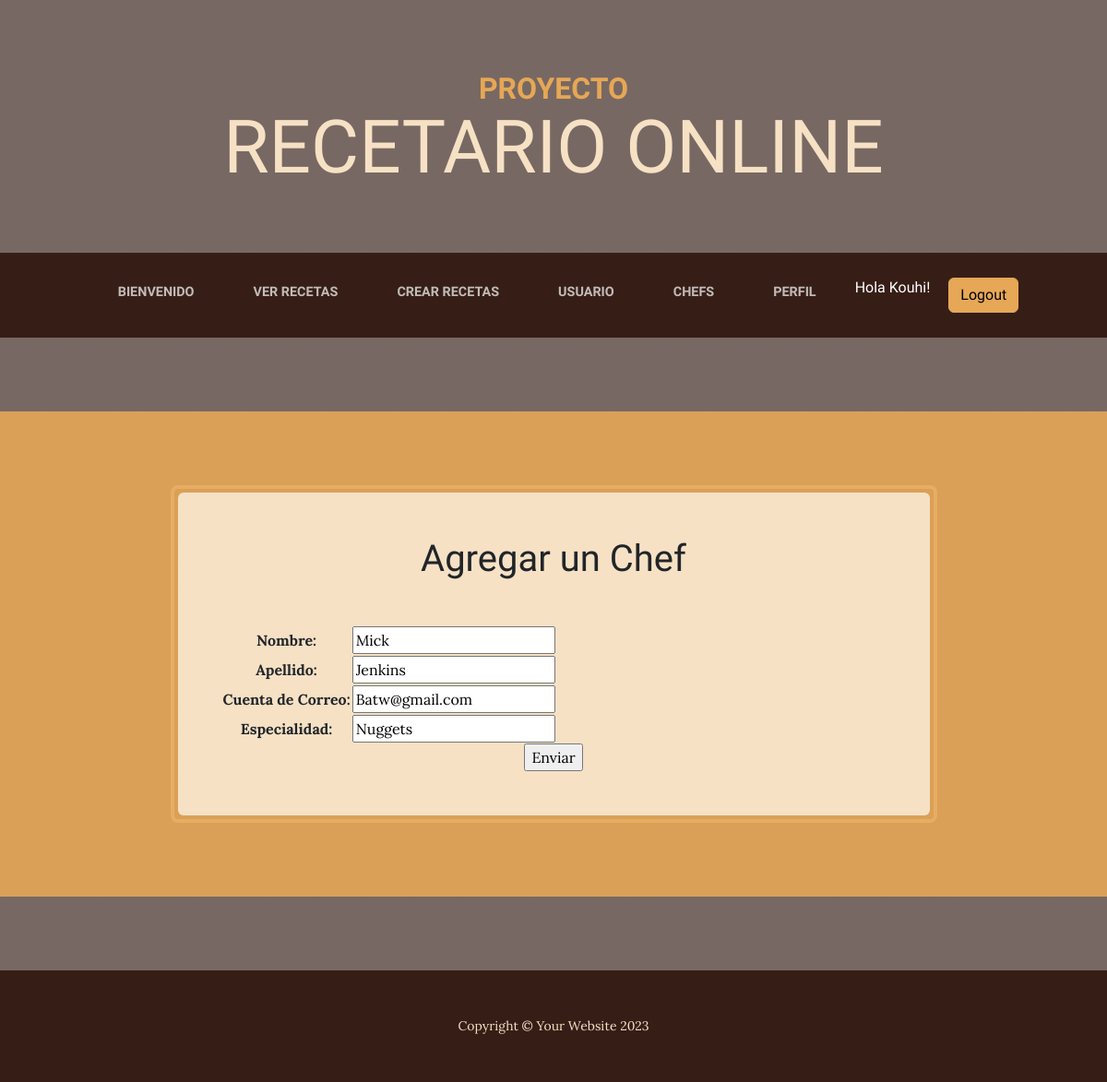
Before: /aplicacion/chef_actualizar/1/ (signed in) with the older database file.
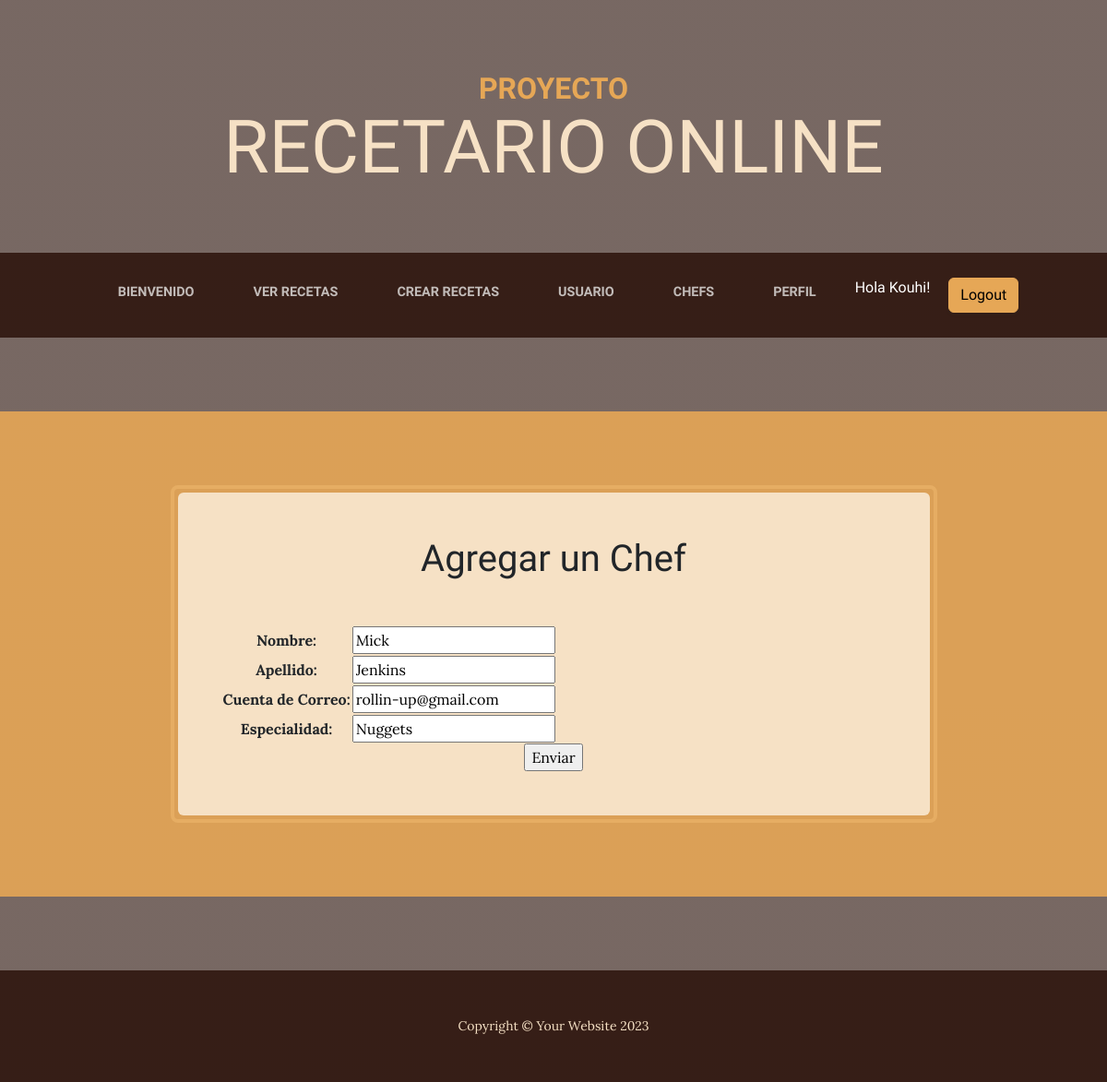
After: the same page with the newer database file.
### aplicacion/models.py (models this page shows, shortened)
class Chef(models.Model):
    nombre = models.CharField(max_length=50)
    apellido = models.CharField(max_length=50)
    email = models.EmailField()
    especialidad = models.CharField(max_length=50)
    class Meta:
        verbose_name = "Chef"
        verbose_name_plural = "Chefs"
        ordering = ['nombre']

### aplicacion/views.py (the view)
# urls.py: path('chef_actualizar/<id_chef>/', updateChef, name="chefActualizar"),
@login_required
def updateChef(request, id_chef):
    chef = Chef.objects.get(id=id_chef)
    if request.method == "POST":
        miForm = Chef_Form(request.POST)
        if miForm.is_valid():
            chef.nombre = miForm.cleaned_data.get('nombre')
            chef.apellido = miForm.cleaned_data.get('apellido')
            chef.email = miForm.cleaned_data.get('email')
            chef.especialidad = miForm.cleaned_data.get('especialidad')
            chef.save()
            return redirect(reverse_lazy('chefs'))
    else:
        miForm = Chef_Form(initial={
            'nombre': chef.nombre,
            'apellido': chef.apellido,
            'email': chef.email,
            'especialidad': chef.especialidad,
        })
    return render(request, "aplicacion/chef_Form.html", {'form': miForm})

### aplicacion/forms.py
class Chef_Form(forms.Form):
    nombre = forms.CharField(max_length=50, required=True)
    apellido = forms.CharField(max_length=50, required=True)
    email = forms.EmailField(required=True, label="Cuenta de Correo")
    especialidad = forms.CharField(max_length=50, required=True)

### aplicacion/templates/aplicacion/chef_Form.html (shortened to what this page needs)
{% extends 'aplicacion/home3.html' %}
{% block titulo %}
    <h1 class="mb-5">Agregar un Chef</h1>
{% endblock titulo %}
{% block chef %}
<form action="" method="post">
    <table>
        {{ form.as_table }}
    </table>
    <input type="submit" value="Enviar">
</form>
{% endblock chef %}

Changed rows visible on the page:
changed Chef "Mick": email "Batw@gmail.com" → "rollin-up@gmail.com"
